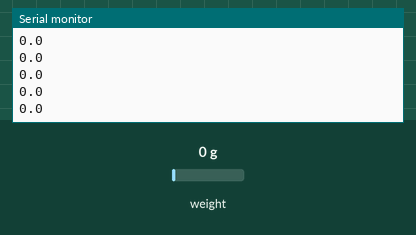
Simulated run of this sketch. Board: Arduino Uno, built with avr-gcc and run on an emulated ATmega328P. On the bench: the last lines printed to the serial monitor. The test bench sets the inputs (shaded band); at power-on: weight on the scale 0 g.

Above: at 2.2 s.
2.3 s: weight on the scale set to 100 g
At 2.46 s:
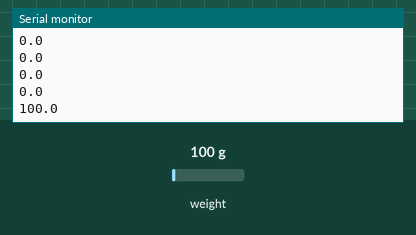
3.8 s: weight on the scale set to 1250 g
At 3.86 s:
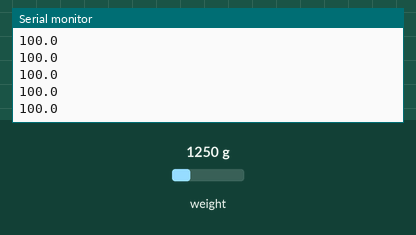
Timing chart, 0 to 6.8 s (numbered marks = the images above; inputs shaded):
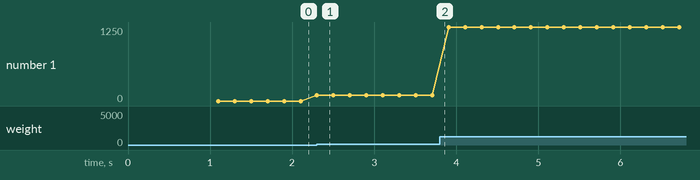

Measured:
- after the input at 2.3 s, the serial monitor: prints a new line at once (image 1)
- plotted number 1: 0 → 100 after the input at 2.3 s, 100 → 1250 after the input at 3.8 s

The sketch:

Weight_Measurement_LoadCells50kg.ino
```cpp
#include "HX711.h"

#define LOADCELL_DOUT_PIN  9
#define LOADCELL_SCK_PIN  8

HX711 scale;

float calibration_factor = 195;
int stepCount = 0;
int avg = 0;
float weightThreshold = 60; // Adjust this value based on the minimum weight change considered as a step
bool stepDetected = false;

unsigned long previousMillis = 0;
const unsigned long interval = 30000; // Interval to reset step count (e.g., 30000 ms = 0.5 minute)

void setup() {
  Serial.begin(115200);
  //pinMode(ledPin, OUTPUT);
  scale.begin(LOADCELL_DOUT_PIN, LOADCELL_SCK_PIN);
  scale.set_scale();
  scale.tare(); //Reset the scale to 0

  //long zero_factor = scale.read_average();
  //Serial.println(zero_factor);
}

void loop() {
  scale.set_scale(calibration_factor);
  Serial.print(scale.get_units(), 1);
  Serial.println();

  //if (scale.get_units() >= weightThreshold && !stepDetected) {
    //stepCount++;
    //stepDetected = true;
    //Serial.print("Step Count: ");
    //Serial.println(stepCount);
  //}
  //else {
    //stepDetected = false;
  //}

  //unsigned long currentMillis = millis();
  //if (currentMillis - previousMillis >= interval) {
    //previousMillis = currentMillis;
    //stepCount = 0;
    //Serial.println("Step Count Reset to Zero");
  //}
delay(100);
}
```
